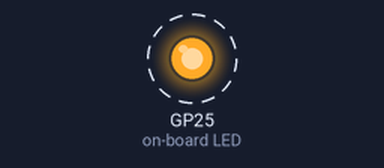
A program run on a simulated Raspberry Pi Pico running MicroPython. Shown: output pins drawn as LEDs (lit = HIGH). Dashed ring = blinking. Threads take turns every 2 ms; what the program prints to the serial console is not drawn.

Above: at 0.1 s.
Timing chart, 0 to 3.0 s (numbered marks = the images above):
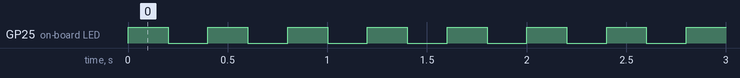

The program:

thread_basic.py
```python
# For GPIO LED
from machine import Pin as P
# For Thread creation method
from _thread import start_new_thread as T
# For Sleep
from utime import sleep_ms as S

# Core 1 Task to be executed
def core1_task():
    # Get function Pointer to Value function for OnBoard LED
    l = P(25, P.OUT).value
    # Infinite Loop - Core 1
    while True:
        l(1)
        S(200)
        l(0)
        S(200)

# Main
i = 0
print("Starting Multi Core Demo !")
# Fork the Task to Core1 - No Arguments
T(core1_task, ())
# Infinite Loop - Core0
while True:
    print("This is From the Main Loop on Core0 -", i)
    S(100)
    i += 1
```

Measured:
- by itself, GP25 (on-board LED): alternates HIGH for 0.20 s and LOW for 0.20 s
